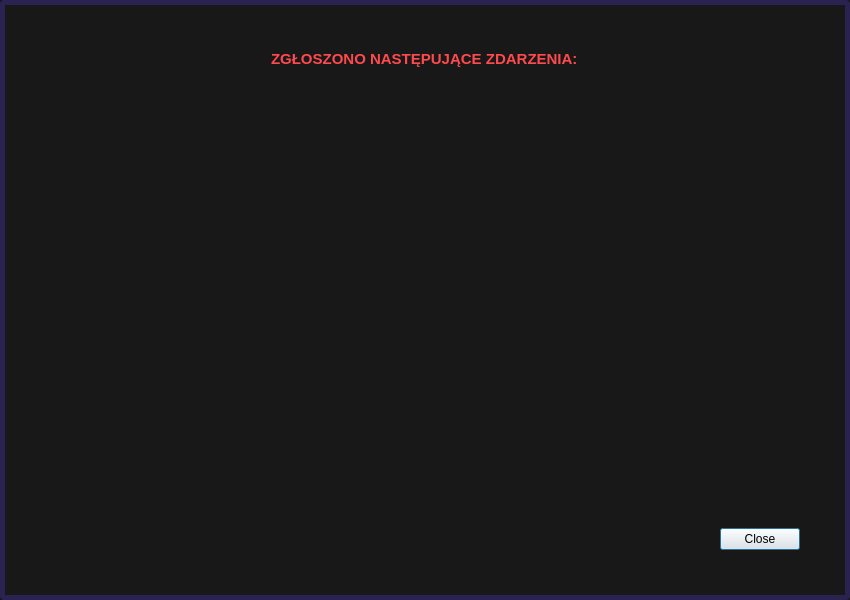
<?xml version="1.0" encoding="UTF-8"?>
<ui version="4.0">
 <class>ErrorAgregator</class>
 <widget class="QDialog" name="ErrorAgregator">
  <property name="geometry">
   <rect>
    <x>0</x>
    <y>0</y>
    <width>850</width>
    <height>600</height>
   </rect>
  </property>
  <property name="sizePolicy">
   <sizepolicy hsizetype="Expanding" vsizetype="Expanding">
    <horstretch>0</horstretch>
    <verstretch>0</verstretch>
   </sizepolicy>
  </property>
  <property name="minimumSize">
   <size>
    <width>0</width>
    <height>0</height>
   </size>
  </property>
  <property name="windowTitle">
   <string>Dialog</string>
  </property>
  <property name="styleSheet">
   <string notr="true">#ErrorAgregator{
color:white;
background-color: rgb(24, 24, 24);
border: 5px solid rgb(42, 35, 81);
border-radius:5px;
}
#scrollArea {
background-color: rgb(24, 24, 24);
}</string>
  </property>
  <layout class="QVBoxLayout" name="verticalLayout">
   <property name="sizeConstraint">
    <enum>QLayout::SetMinimumSize</enum>
   </property>
   <property name="leftMargin">
    <number>50</number>
   </property>
   <property name="topMargin">
    <number>50</number>
   </property>
   <property name="rightMargin">
    <number>50</number>
   </property>
   <property name="bottomMargin">
    <number>50</number>
   </property>
   <item alignment="Qt::AlignHCenter">
    <widget class="QLabel" name="label">
     <property name="styleSheet">
      <string notr="true">color: rgb(255, 74, 77);
font-size: 15px;
font-weight:550;</string>
     </property>
     <property name="text">
      <string>ZGŁOSZONO NASTĘPUJĄCE ZDARZENIA:</string>
     </property>
    </widget>
   </item>
   <item alignment="Qt::AlignHCenter">
    <widget class="QScrollArea" name="scrollArea">
     <property name="minimumSize">
      <size>
       <width>400</width>
       <height>0</height>
      </size>
     </property>
     <property name="styleSheet">
      <string notr="true">border:0;</string>
     </property>
     <property name="widgetResizable">
      <bool>true</bool>
     </property>
     <widget class="QWidget" name="scrollAreaWidgetContents">
      <property name="geometry">
       <rect>
        <x>0</x>
        <y>0</y>
        <width>400</width>
        <height>449</height>
       </rect>
      </property>
      <layout class="QHBoxLayout" name="horizontalLayout">
       <property name="spacing">
        <number>0</number>
       </property>
       <property name="leftMargin">
        <number>0</number>
       </property>
       <property name="topMargin">
        <number>0</number>
       </property>
       <property name="rightMargin">
        <number>0</number>
       </property>
       <property name="bottomMargin">
        <number>0</number>
       </property>
       <item alignment="Qt::AlignTop">
        <widget class="QWidget" name="widget" native="true">
         <property name="styleSheet">
          <string notr="true">#widget{
color:white;
background-color: rgb(24, 24, 24);
}</string>
         </property>
         <layout class="QVBoxLayout" name="contentLayout">
          <property name="spacing">
           <number>10</number>
          </property>
          <property name="leftMargin">
           <number>0</number>
          </property>
          <property name="topMargin">
           <number>0</number>
          </property>
          <property name="rightMargin">
           <number>0</number>
          </property>
          <property name="bottomMargin">
           <number>0</number>
          </property>
         </layout>
        </widget>
       </item>
      </layout>
     </widget>
    </widget>
   </item>
   <item>
    <widget class="QDialogButtonBox" name="buttonBox">
     <property name="styleSheet">
      <string notr="true">color:black;</string>
     </property>
     <property name="orientation">
      <enum>Qt::Horizontal</enum>
     </property>
     <property name="standardButtons">
      <set>QDialogButtonBox::Close</set>
     </property>
    </widget>
   </item>
  </layout>
 </widget>
 <resources/>
 <connections>
  <connection>
   <sender>buttonBox</sender>
   <signal>accepted()</signal>
   <receiver>ErrorAgregator</receiver>
   <slot>accept()</slot>
   <hints>
    <hint type="sourcelabel">
     <x>248</x>
     <y>254</y>
    </hint>
    <hint type="destinationlabel">
     <x>157</x>
     <y>274</y>
    </hint>
   </hints>
  </connection>
  <connection>
   <sender>buttonBox</sender>
   <signal>rejected()</signal>
   <receiver>ErrorAgregator</receiver>
   <slot>reject()</slot>
   <hints>
    <hint type="sourcelabel">
     <x>316</x>
     <y>260</y>
    </hint>
    <hint type="destinationlabel">
     <x>286</x>
     <y>274</y>
    </hint>
   </hints>
  </connection>
 </connections>
</ui>
